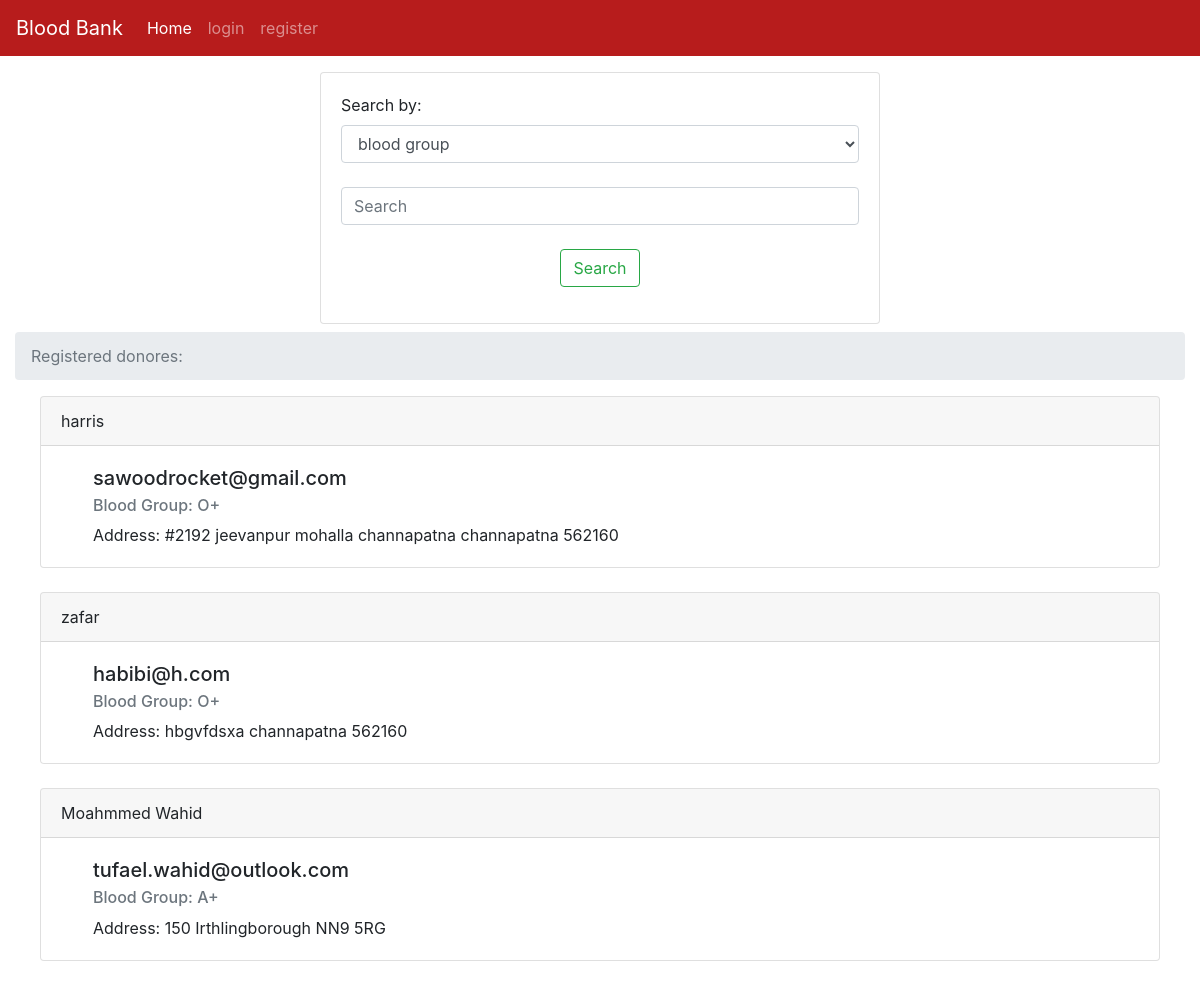
The page /index on the database as committed earlier.
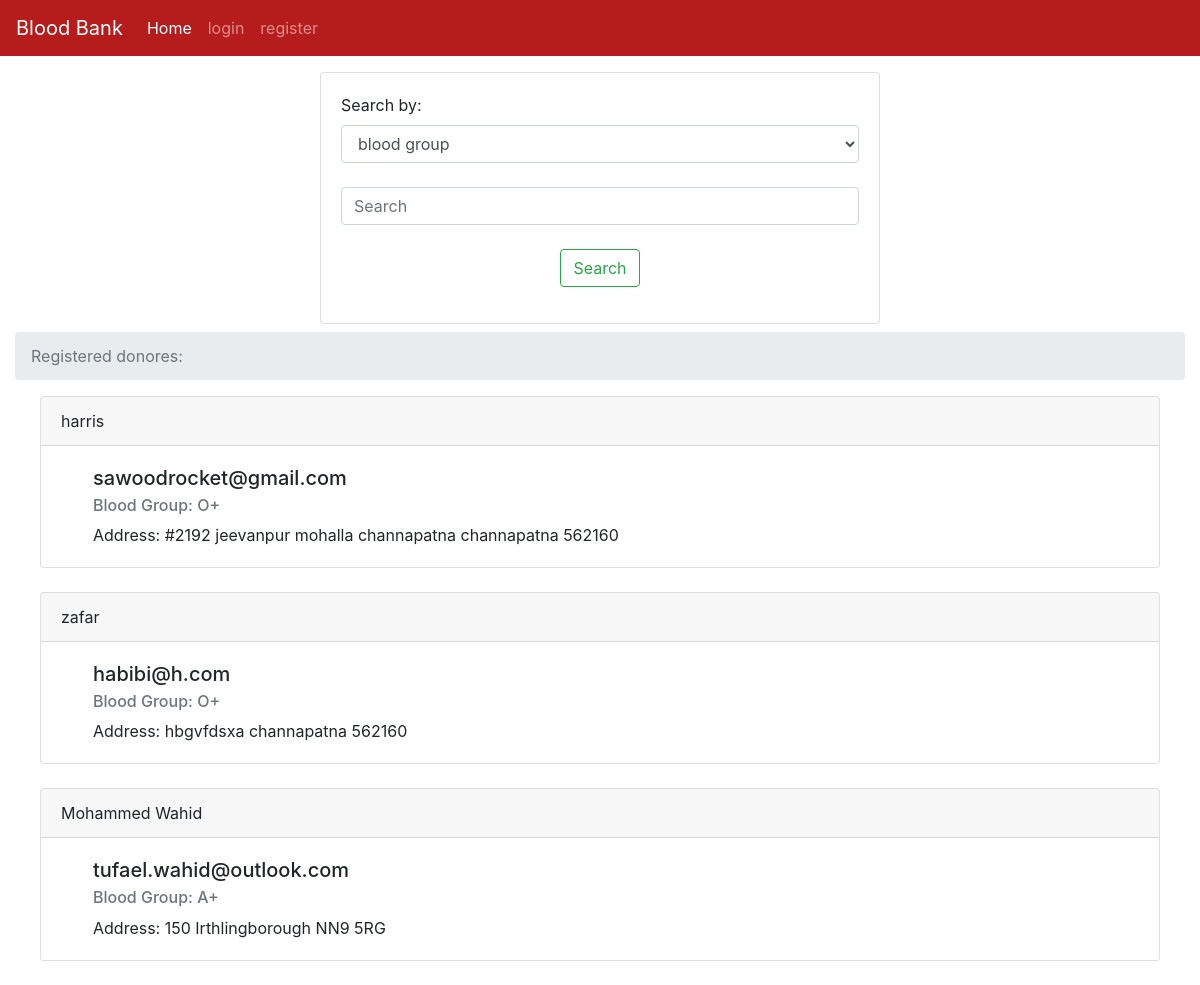
The same page on the database as committed later.
### tables this page shows
CREATE TABLE users (name TEXT, addr TEXT, city TEXT, pin TEXT, bg TEXT,email TEXT UNIQUE, pass TEXT);

### server.py (the view, shortened to what this page needs)
@app.route('/index',methods = ['POST','GET'])
def index():
    if session.get('username') is not None:
        messages = session['username']
    else:
        messages = ""
    user = {'username': messages}
    print(messages)
    if request.method=='GET':
        con = sqlite3.connect('database.db')
        con.row_factory = sqlite3.Row
        cur = con.cursor()
        cur.execute("select * from users ")
        rows = cur.fetchall();
        return render_template('index.html', title='Home', user=user, rows=rows)

### templates/index.html (shortened to what this page needs)
{% extends "base.html" %} {% block content %}
<div class="container-fluid">
  <center>
    <div class="card text-left mt-3" style="width: 35rem">
      <div class="card-body">
        <form class="form-group" action="{{url_for('index')}}" method="POST">
          <label for="sel"> Search by:</label>
          <select
            name="type"
            class="form-control"
            id="exampleFormControlSelect1"
            required
          >
            <option value="blood">blood group</option>
            <option value="donorname">donorname</option></select
          ><br />
          <input
            class="form-control mr-sm-2"
            type="search"
            name="search"
            placeholder="Search"
            aria-label="Search"
            required
          /><br />
          <center>
            <button class="btn btn-outline-success my-2 my-sm-0" type="submit">
              Search
            </button>
          </center>
        </form>
      </div>
    </div>
  </center>
</div>
<div class="container-fluid">
  <nav aria-label="breadcrumb">
    <ol class="breadcrumb">
      <li class="breadcrumb-item active" aria-current="page">
        Registered donores:
      </li>
    </ol>
  </nav>
  <center>
    {% for row in rows %}
    <div class="card text-left" style="width: 70rem">
      <div class="card-header">{{row["name"]}}</div>
      <div class="card-body ml-3">
        <h5 class="card-title ml-3">{{row['email']}}</h5>
        <h6 class="card-subtitle mb-2 ml-3 text-muted">
          Blood Group: {{row['bg']}}
        </h6>
        <p class="card-text ml-3">
          Address: {{row["addr"]}} {{ row["city"]}} {{row['pin']}}
          <br />
      </div>
    </div>
    <br />
    {% endfor %}
  </center>
</div>
 {% endblock %}

### templates/base.html (shortened to what this page needs)
<html>
    <head>
        <link rel="stylesheet" href="https://stackpath.bootstrapcdn.com/bootstrap/4.1.3/css/bootstrap.min.css">
    </head>
    <body>
      {% if session['admin'] == True %}
      <nav class="navbar navbar-expand-lg navbar-dark" style="background-color: #b71c1c;">
        <button class="navbar-toggler" type="button" data-toggle="collapse" data-target="#navbarSupportedContent" aria-controls="navbarSupportedContent" aria-expanded="false" aria-label="Toggle navigation">
          <span class="navbar-toggler-icon"></span>
        </button>
      <div class="collapse navbar-collapse" id="navbarNav">
        <a class="navbar-brand" href="/">Blood Bank</a>
      <ul class="navbar-nav mr-auto">
        <li class="nav-item active">
          <a class="nav-link" href="/">Home <span class="sr-only">(current)</span></a>
        </li>
      <li class="nav-item">
        <a class="nav-link" href="/dashboard">Dashboard</a>
      </li>
      <li class="nav-item">
        <a class="nav-link" href="/bloodbank">add blood</a>
      </li>
      </ul>
      <ul class="navbar-nav ml-auto">
        <li class="nav-item">
          <a class="nav-link" href="{{url_for('logout')}}">logout</a>
        </li>
        </ul>
    </div>
  </nav>
      {%else%}
      <nav class="navbar navbar-expand-lg navbar-dark" style="background-color: #b71c1c;">
      <div class="collapse navbar-collapse" id="navbarNav">
        <a class="navbar-brand" href="/">Blood Bank</a>
      <ul class="navbar-nav mr-auto">
        <li class="nav-item active">
          <a class="nav-link" href="/">Home <span class="sr-only">(current)</span></a>
        </li>
      <li class="nav-item">
        <a class="nav-link" href="/login">login</a>
      </li>
      <li class="nav-item">
        <a class="nav-link" href="{{url_for('add')}}">register</a>
      </li>
    </ul>
  </div>
</nav>
    {%endif%}
          {% block content %}
           {% endblock %}
      </body>
</html>

Rows that differ between the two databases and show on the page:
changed users "tufael.wahid@outlook.com": name "Moahmmed Wahid" → "Mohammed Wahid"
